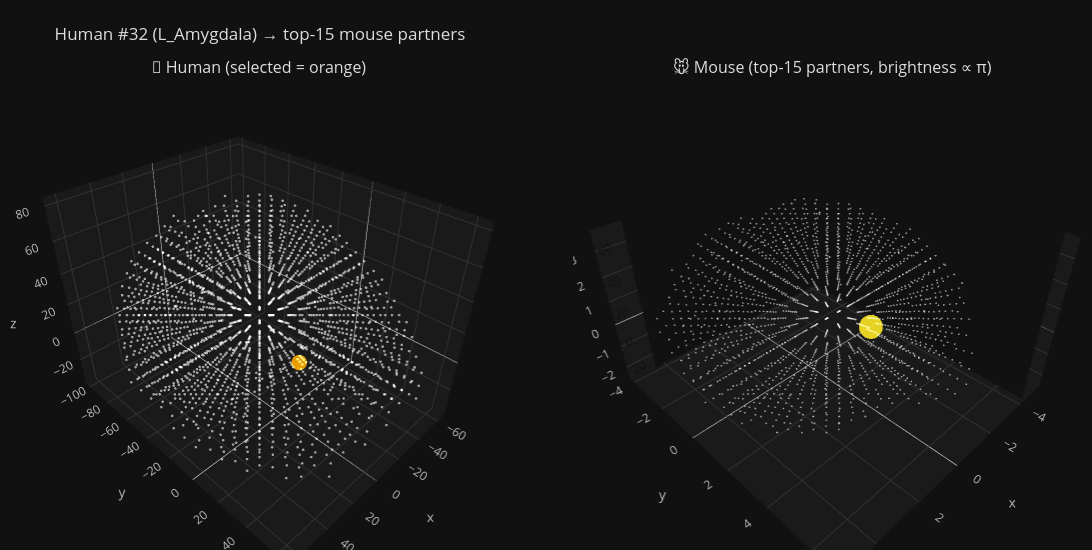

The notebook cell this image was saved under:
### Markdown cell above
## 5. Same idea, but going human → mouse (a hippocampus example)

### Code cell
# Find a human hippocampus node by name search
hippo = H.var[H.var['region'].str.lower().str.contains('hippoc')]
if len(hippo) == 0:
    # Fall back to amygdala or any limbic anchor
    hippo = H.var[H.var['anchor_pair_id'] == 17]   # Amygdala anchor pair_id
h_idx = H.var.index.get_loc(hippo.index[0])
print(f'Human node #{h_idx}: {hippo.iloc[0]["region"]}')

# Side-by-side: chosen human node (orange) + top-15 mouse partners (viridis ∝ π)
plot_pi_partners_pair(model, source_idx=h_idx, source='human', top_k=15)

### Figure 1 — Plotly figure (JSON) as saved in the notebook; plotly's stock layout.template omitted (floating-point values rounded to 4 significant figures; data arrays with more than 128 entries replaced by an {"elided": "..."} marker saying what was removed)
{"data": [{"hovertemplate": "%{text}<extra></extra>", "marker": {"color": {"elided": "2094 str values"}, "line": {"width": 0}, "opacity": 0.9, "size": {"elided": "2094 int values"}}, "mode": "markers", "scene": "scene", "showlegend": false, "text": {"elided": "2094 str values"}, "type": "scatter3d", "x": {"elided": "2094 float values"}, "y": {"elided": "2094 float values"}, "z": {"elided": "2094 float values"}}, {"hovertemplate": "%{text}<extra></extra>", "marker": {"color": {"elided": "1864 str values"}, "line": {"width": 0}, "opacity": 0.9, "size": {"elided": "1864 int values"}}, "mode": "markers", "scene": "scene2", "showlegend": false, "text": {"elided": "1864 str values"}, "type": "scatter3d", "x": {"elided": "1864 float values"}, "y": {"elided": "1864 float values"}, "z": {"elided": "1864 float values"}}], "layout": {"annotations": [{"font": {"size": 16}, "showarrow": false, "text": "🧠 Human (selected = orange)", "x": 0.2375, "xanchor": "center", "xref": "paper", "y": 1, "yanchor": "bottom", "yref": "paper"}, {"font": {"size": 16}, "showarrow": false, "text": "🐭 Mouse (top-15 partners, brightness ∝ π)", "x": 0.7625, "xanchor": "center", "xref": "paper", "y": 1, "yanchor": "bottom", "yref": "paper"}], "font": {"color": "#ddd"}, "height": 550, "margin": {"b": 0, "l": 0, "r": 0, "t": 80}, "paper_bgcolor": "#111", "plot_bgcolor": "#111", "scene": {"aspectmode": "data", "bgcolor": "#111", "domain": {"x": [0, 0.475], "y": [0, 1]}, "xaxis": {"backgroundcolor": "#1a1a1a", "color": "#bbb", "gridcolor": "#333", "title": {"text": "x"}}, "yaxis": {"backgroundcolor": "#1a1a1a", "color": "#bbb", "gridcolor": "#333", "title": {"text": "y"}}, "zaxis": {"backgroundcolor": "#1a1a1a", "color": "#bbb", "gridcolor": "#333", "title": {"text": "z"}}}, "scene2": {"aspectmode": "data", "bgcolor": "#111", "domain": {"x": [0.525, 1], "y": [0, 1]}, "xaxis": {"backgroundcolor": "#1a1a1a", "color": "#bbb", "gridcolor": "#333", "title": {"text": "x"}}, "yaxis": {"backgroundcolor": "#1a1a1a", "color": "#bbb", "gridcolor": "#333", "title": {"text": "y"}}, "zaxis": {"backgroundcolor": "#1a1a1a", "color": "#bbb", "gridcolor": "#333", "title": {"text": "z"}}}, "title": {"text": "Human #32 (L_Amygdala) → top-15 mouse partners"}, "width": 1100}}
